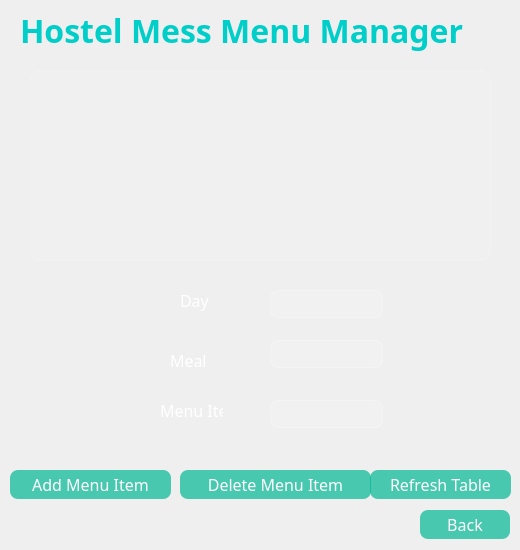
<?xml version="1.0" encoding="UTF-8"?>
<ui version="4.0">
 <class>messmanager</class>
 <widget class="QWidget" name="messmanager">
  <property name="geometry">
   <rect>
    <x>0</x>
    <y>0</y>
    <width>520</width>
    <height>550</height>
   </rect>
  </property>
  <property name="windowTitle">
   <string>Form</string>
  </property>
  <property name="styleSheet">
   <string notr="true">background-color: qlineargradient(
    x1:0, y1:0, x2:1, y2:1,
    stop:0 #141e30,
    stop:1 #243b55
);
color: white;</string>
  </property>
  <widget class="QTableView" name="tableViewMessMenu">
   <property name="geometry">
    <rect>
     <x>30</x>
     <y>70</y>
     <width>461</width>
     <height>191</height>
    </rect>
   </property>
   <property name="styleSheet">
    <string notr="true">QTableView {
    background-color: rgba(255,255,255,0.05);
    border: 1px solid rgba(255,255,255,0.2);
    border-radius: 10px;
    color: white;
    gridline-color: rgba(255,255,255,0.2);
}

QHeaderView::section {
    background-color: rgba(255,255,255,0.1);
    color: white;
    padding: 5px;
    border: none;
}</string>
   </property>
  </widget>
  <widget class="QLineEdit" name="txtDay">
   <property name="geometry">
    <rect>
     <x>270</x>
     <y>290</y>
     <width>113</width>
     <height>28</height>
    </rect>
   </property>
   <property name="font">
    <font>
     <family>Swis721 LtEx BT</family>
     <pointsize>12</pointsize>
    </font>
   </property>
   <property name="styleSheet">
    <string notr="true">QLineEdit, QComboBox {
    background-color: rgba(255,255,255,0.1);
    border: 1px solid rgba(255,255,255,0.3);
    border-radius: 8px;
    padding: 5px;
    color: white;
}</string>
   </property>
   <property name="text">
    <string/>
   </property>
  </widget>
  <widget class="QLineEdit" name="txtMeal">
   <property name="geometry">
    <rect>
     <x>270</x>
     <y>340</y>
     <width>113</width>
     <height>28</height>
    </rect>
   </property>
   <property name="font">
    <font>
     <family>Swis721 LtEx BT</family>
     <pointsize>12</pointsize>
    </font>
   </property>
   <property name="styleSheet">
    <string notr="true">QLineEdit, QComboBox {
    background-color: rgba(255,255,255,0.1);
    border: 1px solid rgba(255,255,255,0.3);
    border-radius: 8px;
    padding: 5px;
    color: white;
}</string>
   </property>
   <property name="text">
    <string/>
   </property>
  </widget>
  <widget class="QPushButton" name="btnRefresh">
   <property name="geometry">
    <rect>
     <x>370</x>
     <y>470</y>
     <width>141</width>
     <height>29</height>
    </rect>
   </property>
   <property name="font">
    <font>
     <family>Swis721 LtEx BT</family>
     <pointsize>12</pointsize>
    </font>
   </property>
   <property name="styleSheet">
    <string notr="true">QPushButton {
    background-color: rgba(0, 184, 148, 0.7);
    color: white;
    border-radius: 8px;
    padding: 6px;
}
QPushButton:hover {
    background-color: rgba(0, 184, 148, 1);
}</string>
   </property>
   <property name="text">
    <string>Refresh Table</string>
   </property>
  </widget>
  <widget class="QPushButton" name="btnAddMenu">
   <property name="geometry">
    <rect>
     <x>10</x>
     <y>470</y>
     <width>161</width>
     <height>29</height>
    </rect>
   </property>
   <property name="font">
    <font>
     <family>Swis721 LtEx BT</family>
     <pointsize>12</pointsize>
    </font>
   </property>
   <property name="styleSheet">
    <string notr="true">QPushButton {
    background-color: rgba(0, 184, 148, 0.7);
    color: white;
    border-radius: 8px;
    padding: 6px;
}
QPushButton:hover {
    background-color: rgba(0, 184, 148, 1);
}</string>
   </property>
   <property name="text">
    <string>Add Menu Item</string>
   </property>
  </widget>
  <widget class="QPushButton" name="btnDeleteMenu">
   <property name="geometry">
    <rect>
     <x>180</x>
     <y>470</y>
     <width>191</width>
     <height>29</height>
    </rect>
   </property>
   <property name="font">
    <font>
     <family>Swis721 LtEx BT</family>
     <pointsize>12</pointsize>
    </font>
   </property>
   <property name="styleSheet">
    <string notr="true">QPushButton {
    background-color: rgba(0, 184, 148, 0.7);
    color: white;
    border-radius: 8px;
    padding: 6px;
}
QPushButton:hover {
    background-color: rgba(0, 184, 148, 1);
}</string>
   </property>
   <property name="text">
    <string>Delete Menu Item</string>
   </property>
  </widget>
  <widget class="QLineEdit" name="txtMenuItem">
   <property name="geometry">
    <rect>
     <x>270</x>
     <y>400</y>
     <width>113</width>
     <height>28</height>
    </rect>
   </property>
   <property name="font">
    <font>
     <family>Swis721 LtEx BT</family>
     <pointsize>12</pointsize>
    </font>
   </property>
   <property name="styleSheet">
    <string notr="true">QLineEdit, QComboBox {
    background-color: rgba(255,255,255,0.1);
    border: 1px solid rgba(255,255,255,0.3);
    border-radius: 8px;
    padding: 5px;
    color: white;
}</string>
   </property>
   <property name="text">
    <string/>
   </property>
  </widget>
  <widget class="QLabel" name="label">
   <property name="geometry">
    <rect>
     <x>20</x>
     <y>10</y>
     <width>491</width>
     <height>41</height>
    </rect>
   </property>
   <property name="font">
    <font>
     <family>Swis721 LtEx BT</family>
     <pointsize>-1</pointsize>
     <bold>true</bold>
    </font>
   </property>
   <property name="styleSheet">
    <string notr="true">font-size: 32px;
font-weight: bold;
color: #00cec9;</string>
   </property>
   <property name="text">
    <string>Hostel Mess Menu Manager</string>
   </property>
  </widget>
  <widget class="QLabel" name="label_2">
   <property name="geometry">
    <rect>
     <x>180</x>
     <y>280</y>
     <width>63</width>
     <height>41</height>
    </rect>
   </property>
   <property name="font">
    <font>
     <family>Swis721 LtEx BT</family>
     <pointsize>12</pointsize>
    </font>
   </property>
   <property name="styleSheet">
    <string notr="true">QLineEdit, QComboBox {
    background-color: rgba(255,255,255,0.1);
    border: 1px solid rgba(255,255,255,0.3);
    border-radius: 8px;
    padding: 5px;
    color: white;
}</string>
   </property>
   <property name="text">
    <string>Day</string>
   </property>
  </widget>
  <widget class="QLabel" name="label_3">
   <property name="geometry">
    <rect>
     <x>170</x>
     <y>350</y>
     <width>63</width>
     <height>20</height>
    </rect>
   </property>
   <property name="font">
    <font>
     <family>Swis721 LtEx BT</family>
     <pointsize>12</pointsize>
    </font>
   </property>
   <property name="styleSheet">
    <string notr="true">QLineEdit, QComboBox {
    background-color: rgba(255,255,255,0.1);
    border: 1px solid rgba(255,255,255,0.3);
    border-radius: 8px;
    padding: 5px;
    color: white;
}</string>
   </property>
   <property name="text">
    <string>Meal</string>
   </property>
  </widget>
  <widget class="QLabel" name="label_4">
   <property name="geometry">
    <rect>
     <x>160</x>
     <y>400</y>
     <width>63</width>
     <height>20</height>
    </rect>
   </property>
   <property name="font">
    <font>
     <family>Swis721 LtEx BT</family>
     <pointsize>12</pointsize>
    </font>
   </property>
   <property name="styleSheet">
    <string notr="true">QLineEdit, QComboBox {
    background-color: rgba(255,255,255,0.1);
    border: 1px solid rgba(255,255,255,0.3);
    border-radius: 8px;
    padding: 5px;
    color: white;
}</string>
   </property>
   <property name="text">
    <string>Menu Item</string>
   </property>
  </widget>
  <widget class="QPushButton" name="btnBack">
   <property name="geometry">
    <rect>
     <x>420</x>
     <y>510</y>
     <width>90</width>
     <height>29</height>
    </rect>
   </property>
   <property name="font">
    <font>
     <family>Swis721 LtEx BT</family>
     <pointsize>12</pointsize>
    </font>
   </property>
   <property name="styleSheet">
    <string notr="true">QPushButton {
    background-color: rgba(0, 184, 148, 0.7);
    color: white;
    border-radius: 8px;
    padding: 6px;
}
QPushButton:hover {
    background-color: rgba(0, 184, 148, 1);
}</string>
   </property>
   <property name="text">
    <string>Back</string>
   </property>
  </widget>
 </widget>
 <resources/>
 <connections/>
</ui>
